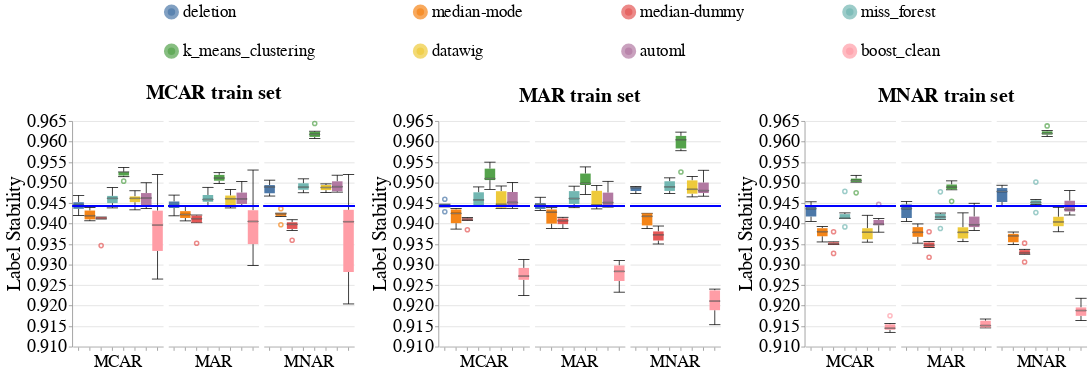

This figure's notebook cell:
### Code cell
create_box_plots_for_diff_imputers_v2(dataset_name=DATASET_NAME,
                                      model_name='gandalf_clf',
                                      metric_name='label_stability',
                                      db_client=db_client)

### Figure 1 — Vega-Lite specification as saved in the notebook (floating-point values rounded to 4 significant figures; data arrays with more than 128 entries replaced by an {"elided": "..."} marker saying what was removed)
{"config": {"view": {"continuousWidth": 400, "continuousHeight": 300, "stroke": null}, "axis": {"labelFontSize": 24, "labelFontWeight": "normal", "titleFontSize": 26, "titleFontWeight": "normal"}, "facet": {"spacing": 5}, "header": {"labelFontSize": 22, "labelOrient": "bottom", "labelPadding": 5, "titleFontSize": 26}, "legend": {"columns": 4, "direction": "horizontal", "labelFontSize": 22, "labelLimit": 400, "orient": "top", "symbolOffset": 120, "symbolStrokeWidth": 10, "titleAnchor": "middle", "titleFontSize": 24, "titleLimit": 300}, "title": {"fontSize": 26}}, "hconcat": [{"facet": {"column": {"field": "Test_Injection_Strategy", "sort": ["MCAR", "MAR", "MNAR"], "title": "MCAR train set", "type": "nominal"}}, "spec": {"layer": [{"mark": {"type": "boxplot", "median": {"stroke": "black", "strokeWidth": 0.7}, "ticks": true}, "encoding": {"color": {"field": "Null_Imputer_Name", "sort": ["deletion", "median-mode", "median-dummy", "miss_forest", "k_means_clustering", "datawig", "automl", "boost_clean"], "title": null, "type": "nominal"}, "x": {"axis": {"labels": false}, "field": "Null_Imputer_Name", "sort": ["deletion", "median-mode", "median-dummy", "miss_forest", "k_means_clustering", "datawig", "automl", "boost_clean"], "title": null, "type": "nominal"}, "y": {"field": "Metric_Value", "scale": {"zero": false}, "title": "Label Stability", "type": "quantitative"}}}, {"mark": "rule", "encoding": {"color": {"value": "blue"}, "size": {"value": 2}, "y": {"field": "Baseline_Median", "type": "quantitative"}}}], "width": 120}}, {"data": {"name": "data-f9cf8247cfb27ecd8a44093913746249"}, "facet": {"column": {"field": "Test_Injection_Strategy", "sort": ["MCAR", "MAR", "MNAR"], "title": "MAR train set", "type": "nominal"}}, "spec": {"layer": [{"mark": {"type": "boxplot", "median": {"stroke": "black", "strokeWidth": 0.7}, "ticks": true}, "encoding": {"color": {"field": "Null_Imputer_Name", "sort": ["deletion", "median-mode", "median-dummy", "miss_forest", "k_means_clustering", "datawig", "automl", "boost_clean"], "title": null, "type": "nominal"}, "x": {"axis": {"labels": false}, "field": "Null_Imputer_Name", "sort": ["deletion", "median-mode", "median-dummy", "miss_forest", "k_means_clustering", "datawig", "automl", "boost_clean"], "title": null, "type": "nominal"}, "y": {"field": "Metric_Value", "scale": {"zero": false}, "title": "Label Stability", "type": "quantitative"}}}, {"mark": "rule", "encoding": {"color": {"value": "blue"}, "size": {"value": 2}, "y": {"field": "Baseline_Median", "type": "quantitative"}}}], "width": 120}}, {"data": {"name": "data-ae3c20c6c957b12c0d4b98cc543f54d4"}, "facet": {"column": {"field": "Test_Injection_Strategy", "sort": ["MCAR", "MAR", "MNAR"], "title": "MNAR train set", "type": "nominal"}}, "spec": {"layer": [{"mark": {"type": "boxplot", "median": {"stroke": "black", "strokeWidth": 0.7}, "ticks": true}, "encoding": {"color": {"field": "Null_Imputer_Name", "sort": ["deletion", "median-mode", "median-dummy", "miss_forest", "k_means_clustering", "datawig", "automl", "boost_clean"], "title": null, "type": "nominal"}, "x": {"axis": {"labels": false}, "field": "Null_Imputer_Name", "sort": ["deletion", "median-mode", "median-dummy", "miss_forest", "k_means_clustering", "datawig", "automl", "boost_clean"], "title": null, "type": "nominal"}, "y": {"field": "Metric_Value", "scale": {"zero": false}, "title": "Label Stability", "type": "quantitative"}}}, {"mark": "rule", "encoding": {"color": {"value": "blue"}, "size": {"value": 2}, "y": {"field": "Baseline_Median", "type": "quantitative"}}}], "width": 120}}], "data": {"name": "data-866206a7519f101d9de2909f6159714a"}, "resolve": {"scale": {"y": "shared"}}, "$schema": "https://vega.github.io/schema/vega-lite/v4.17.0.json", "datasets": {"data-866206a7519f101d9de2909f6159714a": {"elided": "144 records"}, "data-f9cf8247cfb27ecd8a44093913746249": {"elided": "144 records"}, "data-ae3c20c6c957b12c0d4b98cc543f54d4": {"elided": "144 records"}}}
